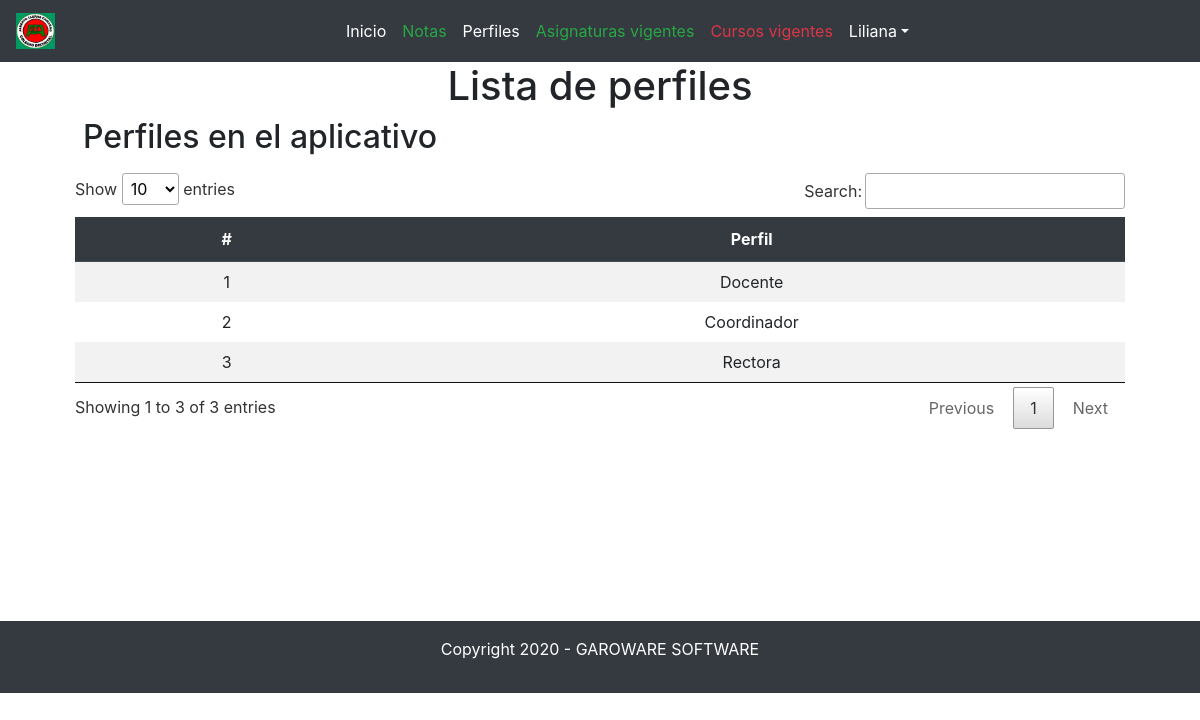
Screenshot of /?controller=profile (signed in) with the database file from the repository.
### tables this page shows
CREATE TABLE `perfil` (
  `ID_PERFIL` int(11) NOT NULL,
  `NOMBRE` varchar(50) NOT NULL
);

### Controllers/ProfileController.php (called while the page is built, shortened)
<?php
require 'Models/Profile.php';
class ProfileController
{
	private $model;
	public function __construct()
	{
		$this->model = new Profile;
	}
	public function index()
	{
		require 'Views/Layout.php';
		$profiles = $this->model->getAll();
		require 'Views/Profiles/list.php';
		require 'Views/Footer.php';
	}
}

### Models/Profile.php (called while the page is built)
<?php
class Profile
{
	private $pdo;
	public function __construct()
	{
		try {
			$this->pdo = new Conexion;
		} catch (PDOException $e) {
			die($e->getMessage());
		}
	}
	public function getAll()
	{
		try {
			$strSql = "SELECT * FROM perfil";
			$query = $this->pdo->select($strSql);
			return $query;
		} catch (PDOException $e) {
			die($e->getMessage());
		}
	}
}

### Providers/Conexion.php (called while the page is built, shortened)
<?php
class Conexion extends PDO
{
	public function select($strSql, $arrayData = array(), $fectchMode = PDO::FETCH_OBJ)
	{
    	try {
    		$query = $this->prepare($strSql);
    		if (!$query->execute()) {
    			echo "La consulta no se realizo";
    		}else{
    			return $query->fetchAll($fectchMode);
    		}
    	} catch (PDOException $e) {
    		die($e->getMessage());
    	}
	}
}

### Views/Profiles/list.php (the view)
<main class="container">
	<section class="col-md-12 text-center">
		<h1>Lista de perfiles</h1>
		<div class="col-md-12 m-2 d-flex justify-content-between">
			<h2>Perfiles en el aplicativo</h2>
		</div>
		<section class="col-md-12">
			<table class="table table-hover table-striped table-borderless" id="myTable">
				<thead class="thead-dark">
					<tr>
						<th>#</th>
						<th>Perfil</th>
					</tr>
				</thead>
				<tbody>
					<?php foreach ($profiles as $profile) { ?>
						<tr>
							<td><?php echo $profile->ID_PERFIL ?></td>
							<td><?php echo $profile->NOMBRE ?></td>
						</tr>
					<?php } ?>
				</tbody>
			</table>
		</section>
	</section>
</main>
<div class="my-5 py-5"></div>

### rows the page displays
perfil: ID_PERFIL "1", NOMBRE "Docente"
perfil: ID_PERFIL "2", NOMBRE "Coordinador"
perfil: ID_PERFIL "3", NOMBRE "Rectora"

### other values shown
$_SESSION['user']->NOMBRES "Liliana"
